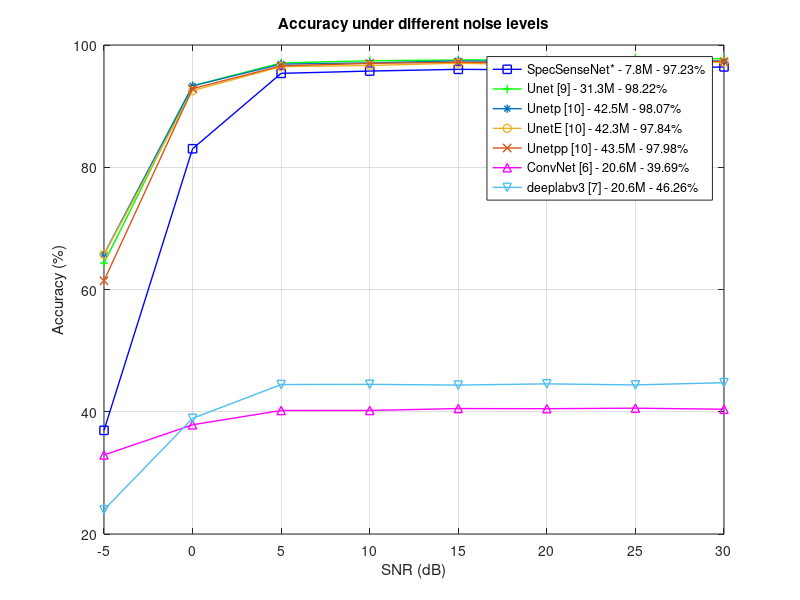

This figure's MATLAB source:

% Assuming WiComNetA.TrainingAccuracy is a 1x28176 vector

SNRs = [-5 0 5 10 15 20 25 30];

pwicomnet = [0.36953 0.83025 0.95363 0.95736 0.96019 0.9592 0.95999 0.96421] * 100;
punet = [0.6433	0.93323	0.97062	0.97422	0.97554	0.97577	0.97869	0.97737] * 100;
punetpp = [0.61435	0.92859	0.96592	0.9699	0.97189	0.96974	0.97362	0.97281] * 100;
punetp = [0.65794	0.93313	0.96877	0.97081	0.97409	0.97246	0.97521	0.97379] * 100;
punetE = [0.65718	0.92531	0.96462	0.96643	0.97024	0.96695	0.9713	0.97211] * 100;
pdeeplab = [0.23959	0.38916	0.44452	0.44481	0.44365	0.44565	0.44389	0.44756] * 100;
pconvnet = [0.32923	0.37868	0.40207	0.40214	0.40523	0.405	0.40585	0.40411] * 100;


% Plot the accuracies for each epoch
figure;
plot(SNRs, pwicomnet, '-b', 'LineWidth', 1, 'Marker', "square"); % Plot wicomnetA in red
hold on; % Hold the current plot
plot(SNRs, punet,'color',	"#00FF00", 'LineWidth', 1, 'Marker', "+"); % Plot unet in blue
hold on; % Hold the current plot
plot(SNRs, punetp,'color', "#0072BD", 'LineWidth', 1, 'Marker', "*");
hold on; % Hold the current plot
plot(SNRs, punetE,'color', "#EDB120", 'LineWidth', 1, 'Marker', "o");
hold on; % Hold the current plot
plot(SNRs, punetpp,'color', "#D95319", 'LineWidth', 1, 'Marker', "x");
hold on; % Hold the current plot
plot(SNRs, pconvnet,'color', "#FF00FF", 'LineWidth', 1, 'Marker', "^");
hold on; % Hold the current plot
plot(SNRs, pdeeplab,'color', "#4DBEEE", 'LineWidth', 1, 'Marker', "v");


hold off; % Release the hold

xlabel('SNR (dB)');
ylabel('Accuracy (%)');
title('Accuracy under different noise levels');
legend('SpecSenseNet* - 7.8M - 97.23%',....
       'Unet [9] - 31.3M - 98.22%',...
       'Unetp [10] - 42.5M - 98.07%',...
       'UnetE [10] - 42.3M - 97.84%',...
       'Unetpp [10] - 43.5M - 97.98%',...
       'ConvNet [6] - 20.6M - 39.69%',...
       'deeplabv3 [7] - 20.6M - 46.26%',...
       'Location', 'best'); % Add legend for each line
grid on; % Turn on the grid
